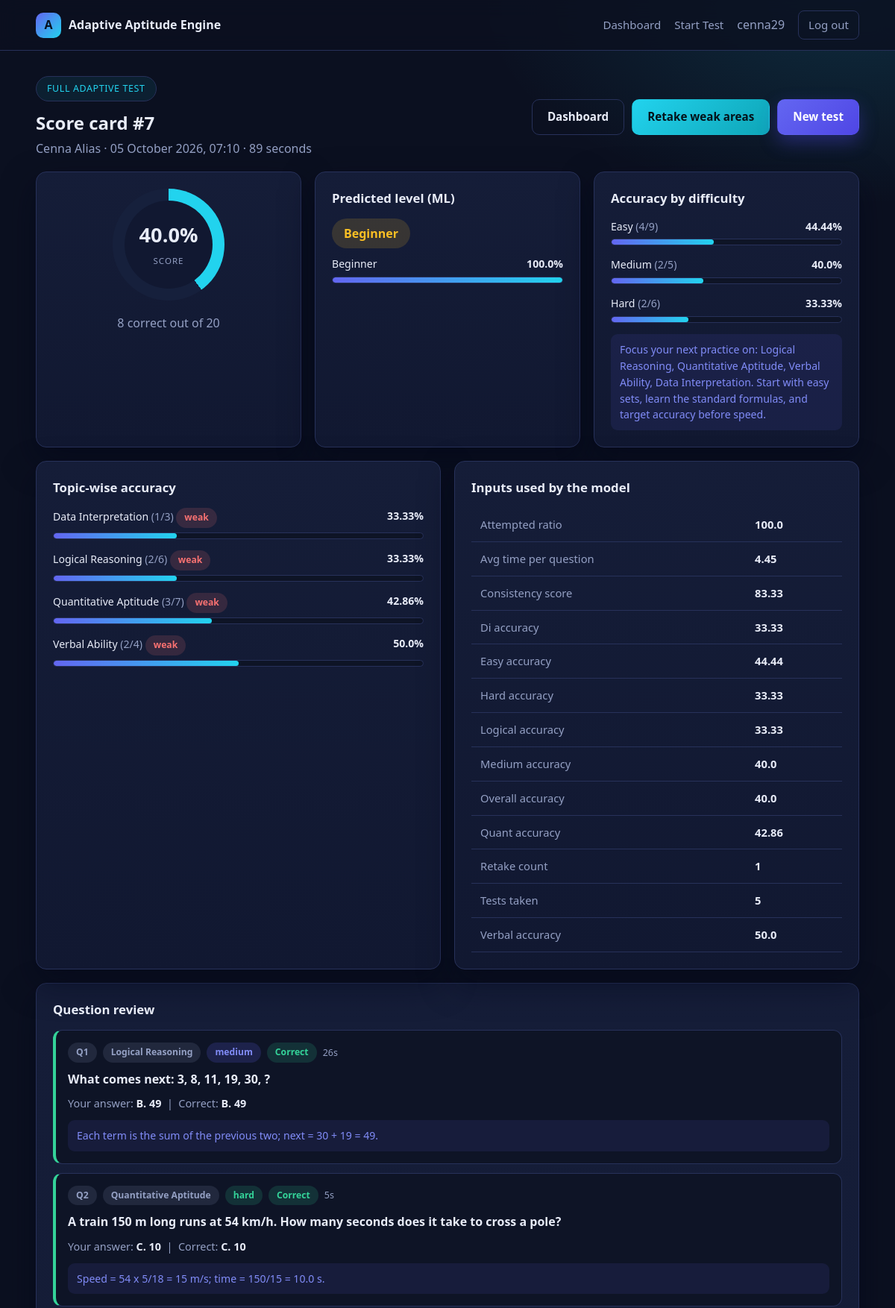
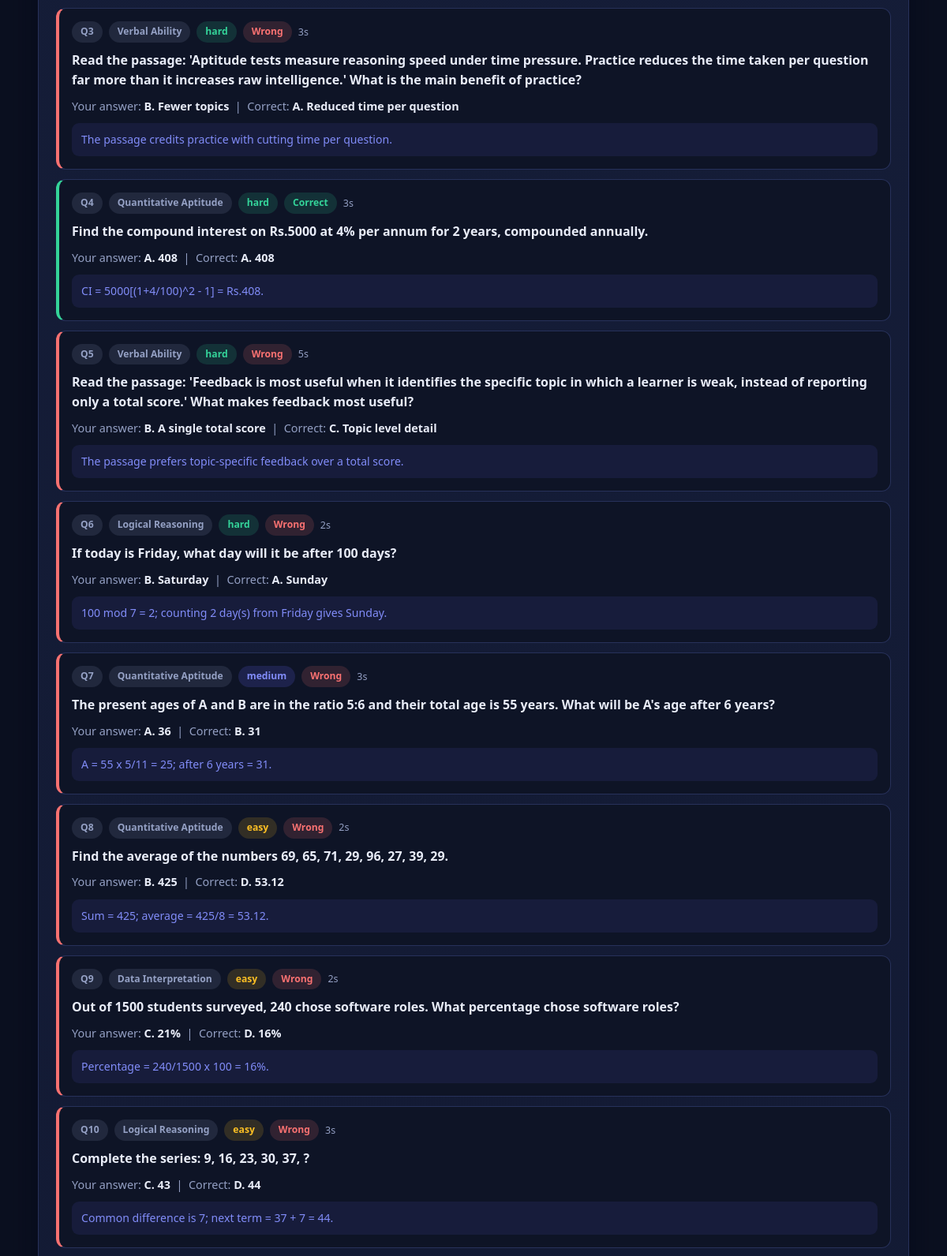
Page /report/7 (signed in, upper part) on the committed database (2 pictures, top to bottom).
### models.py (models this page shows, shortened)
class User(db.Model):
    __tablename__ = "users"
    id = db.Column(db.Integer, primary_key=True)
    username = db.Column(db.String(64), unique=True, nullable=False)
    email = db.Column(db.String(120), unique=True, nullable=False)
    full_name = db.Column(db.String(120))
    college = db.Column(db.String(160))
    password_hash = db.Column(db.String(255), nullable=False)
    is_admin = db.Column(db.Boolean, default=False, nullable=False)
    created_at = db.Column(db.DateTime, default=datetime.utcnow)
    attempts = db.relationship("TestAttempt", backref="user", lazy=True,
                               cascade="all, delete-orphan")
    @property
    def completed_attempts(self):
        return [a for a in self.attempts if a.completed]

class TestAttempt(db.Model):
    __tablename__ = "test_attempts"
    id = db.Column(db.Integer, primary_key=True)
    user_id = db.Column(db.Integer, db.ForeignKey("users.id"), nullable=False, index=True)
    mode = db.Column(db.String(20), default="full")        # full | retake
    focus_topics = db.Column(db.String(255))               # comma separated, retake mode
    total_questions = db.Column(db.Integer, default=0)
    correct_answers = db.Column(db.Integer, default=0)
    percentage = db.Column(db.Float, default=0.0)
    predicted_level = db.Column(db.String(20))
    level_confidence = db.Column(db.Float)
    time_taken = db.Column(db.Integer, default=0)          # seconds
    completed = db.Column(db.Boolean, default=False)
    started_at = db.Column(db.DateTime, default=datetime.utcnow)
    finished_at = db.Column(db.DateTime)
    answers = db.relationship("Answer", backref="attempt", lazy=True,
                              cascade="all, delete-orphan", order_by="Answer.sequence")
    def topic_breakdown(self):
        stats = {}
        for a in self.answers:
            s = stats.setdefault(a.topic, {"total": 0, "correct": 0})
            s["total"] += 1
            s["correct"] += 1 if a.is_correct else 0
        for s in stats.values():
            s["accuracy"] = round(s["correct"] * 100 / s["total"], 2) if s["total"] else 0.0
        return stats
    def difficulty_breakdown(self):
        stats = {}
        for a in self.answers:
            s = stats.setdefault(a.difficulty, {"total": 0, "correct": 0})
            s["total"] += 1
            s["correct"] += 1 if a.is_correct else 0
        for s in stats.values():
            s["accuracy"] = round(s["correct"] * 100 / s["total"], 2) if s["total"] else 0.0
        return stats
    def weak_topics(self, threshold=60.0):
        return [t for t, s in self.topic_breakdown().items() if s["accuracy"] < threshold]

class Answer(db.Model):
    __tablename__ = "answers"
    id = db.Column(db.Integer, primary_key=True)
    attempt_id = db.Column(db.Integer, db.ForeignKey("test_attempts.id"), nullable=False, index=True)
    question_id = db.Column(db.Integer, db.ForeignKey("questions.id"), nullable=False)
    sequence = db.Column(db.Integer, default=0)
    topic = db.Column(db.String(60))
    difficulty = db.Column(db.String(10))
    selected_option = db.Column(db.String(1))
    is_correct = db.Column(db.Boolean, default=False)
    seconds = db.Column(db.Integer, default=0)
    question = db.relationship("Question")

class Question(db.Model):
    __tablename__ = "questions"
    id = db.Column(db.Integer, primary_key=True)
    topic = db.Column(db.String(60), nullable=False, index=True)
    subtopic = db.Column(db.String(80))
    difficulty = db.Column(db.String(10), nullable=False, index=True)  # easy|medium|hard
    question = db.Column(db.Text, nullable=False)
    option_a = db.Column(db.String(255), nullable=False)
    option_b = db.Column(db.String(255), nullable=False)
    option_c = db.Column(db.String(255), nullable=False)
    option_d = db.Column(db.String(255), nullable=False)
    correct_option = db.Column(db.String(1), nullable=False)  # A|B|C|D
    explanation = db.Column(db.Text)
    active = db.Column(db.Boolean, default=True, nullable=False)
    def option_text(self, letter):
        return {"A": self.option_a, "B": self.option_b,
                "C": self.option_c, "D": self.option_d}.get(letter)

### app.py (the view)
@app.route("/report/<int:attempt_id>")
@login_required
def report(attempt_id):
    attempt = db.session.get(TestAttempt, attempt_id)
    u = current_user()
    if not attempt or not attempt.completed or (attempt.user_id != u.id and not u.is_admin):
        abort(404)
    owner = db.session.get(User, attempt.user_id)
    level, conf, feats, probs, src = predictor.predict_level(attempt, owner, app.config["MODEL_PATH"])
    weak = attempt.weak_topics(app.config["WEAK_TOPIC_THRESHOLD"])
    return render_template("report.html", attempt=attempt, topics=attempt.topic_breakdown(),
                           diffs=attempt.difficulty_breakdown(), weak=weak, level=level,
                           confidence=conf, probs=probs, features=feats, source=src,
                           advice=predictor.recommendation(level, weak),
                           metrics=predictor.load_metrics(app.config["METRICS_PATH"]))

### app.py (called while the page is built)
def current_user():
    uid = session.get("user_id")
    return db.session.get(User, uid) if uid else None

def login_required(view):
    @wraps(view)
    def wrapper(*a, **kw):
        if not current_user():
            flash("Please log in to continue.", "warning")
            return redirect(url_for("login"))
        return view(*a, **kw)
    return wrapper

@app.context_processor
def inject_globals():
    return {"user": current_user(), "year": datetime.utcnow().year}

### engine/predictor.py (called while the page is built, shortened)
def load_model(path):
    global _bundle
    if _bundle is None and os.path.exists(path):
        import joblib
        _bundle = joblib.load(path)
    return _bundle

def load_metrics(path):
    global _metrics
    if _metrics is None and os.path.exists(path):
        with open(path, encoding="utf-8") as f:
            _metrics = json.load(f)
    return _metrics or {}

def predict_level(attempt, user, model_path):
    feats = build_features(attempt, user)
    bundle = load_model(model_path)
    pct = feats["overall_accuracy"]
    label = "Advanced" if pct >= 75 else "Intermediate" if pct >= 50 else "Beginner"
    return label, 100.0, feats, {label: 100.0}, "rule-based fallback"

def recommendation(level, weak_topics):
    if not weak_topics:
        base = "No weak area detected. Move to a harder mixed paper to push your ceiling."
    else:
        base = "Focus your next practice on: " + ", ".join(weak_topics) + "."
    tips = {
        "Beginner": " Start with easy sets, learn the standard formulas, and target accuracy before speed.",
        "Intermediate": " Drill medium questions under a timer and revise shortcuts for weak topics.",
        "Advanced": " Attempt hard mixed papers with sectional time limits to hold accuracy under pressure.",
    }
    return base + tips.get(level, "")

### templates/report.html (shortened to what this page needs)
{% extends "base.html" %}
{% block body %}
<section class="page container">
  <div class="row-between mb">
    <div>
      <span class="pill" style="margin:0">{{ 'Weak-area retake' if attempt.mode == 'retake' else 'Full adaptive test' }}</span>
      <h1 style="margin:10px 0 0">Score card #{{ attempt.id }}</h1>
      <p class="muted" style="margin:4px 0 0">{{ attempt.user.full_name or attempt.user.username }} &middot;
        {{ (attempt.finished_at or attempt.started_at).strftime('%d %B %Y, %H:%M') }} &middot; {{ attempt.time_taken }} seconds</p>
    </div>
    {% if not user.is_admin %}
    <div style="display:flex;gap:10px;flex-wrap:wrap">
      <a class="btn btn-ghost" href="{{ url_for('dashboard') }}">Dashboard</a>
      {% if weak %}<a class="btn btn-accent" href="{{ url_for('test_retake', attempt_id=attempt.id) }}">Retake weak areas</a>{% endif %}
      <a class="btn btn-primary" href="{{ url_for('test_start') }}">New test</a>
    </div>
    {% endif %}
  </div>
  <div class="grid grid-3 mb">
    <div class="card" style="text-align:center">
      <div class="score-ring" style="--pct: {{ attempt.percentage }}">
        <div class="score-ring-inner"><div><b>{{ attempt.percentage }}%</b><small>SCORE</small></div></div>
      </div>
      <p class="muted mt">{{ attempt.correct_answers }} correct out of {{ attempt.total_questions }}</p>
    </div>
    <div class="card">
      <h3 class="card-title">Predicted level (ML)</h3>
      <p style="margin:0 0 10px"><span class="badge badge-{{ level|lower }}" style="font-size:1rem;padding:8px 16px">{{ level }}</span></p>
      {% for cls, p in probs|dictsort %}
        <div class="bar-row"><div class="bar-head"><span>{{ cls }}</span><b>{{ p }}%</b></div>
          <div class="bar"><span style="width: {{ p }}%"></span></div></div>
      {% endfor %}
    </div>
    <div class="card">
      <h3 class="card-title">Accuracy by difficulty</h3>
      {% for d in ['easy', 'medium', 'hard'] %}{% if diffs.get(d) %}
        <div class="bar-row">
          <div class="bar-head"><span>{{ d|capitalize }} <span class="muted">({{ diffs[d].correct }}/{{ diffs[d].total }})</span></span><b>{{ diffs[d].accuracy }}%</b></div>
          <div class="bar"><span style="width: {{ diffs[d].accuracy }}%"></span></div>
        </div>
      {% endif %}{% endfor %}
      <div class="explain">{{ advice }}</div>
    </div>
  </div>
  <div class="grid grid-2">
    <div class="card">
      <h3 class="card-title">Topic-wise accuracy</h3>
      {% for topic, s in topics|dictsort %}
        <div class="bar-row">
          <div class="bar-head"><span>{{ topic }} <span class="muted">({{ s.correct }}/{{ s.total }})</span>
            {% if topic in weak %}<span class="badge badge-danger">weak</span>{% endif %}</span><b>{{ s.accuracy }}%</b></div>
          <div class="bar"><span style="width: {{ s.accuracy }}%"></span></div>
        </div>
      {% endfor %}
    </div>
    <div class="card">
      <h3 class="card-title">Inputs used by the model</h3>
      <div class="table-wrap"><table><tbody>
        {% for k, v in features|dictsort %}<tr><td class="muted">{{ k.replace('_', ' ')|capitalize }}</td><td><b>{{ v }}</b></td></tr>{% endfor %}
      </tbody></table></div>
    </div>
  </div>
  <div class="card mt">
    <h3 class="card-title">Question review</h3>
    {% for a in attempt.answers %}
      <div class="review-item {{ 'correct' if a.is_correct else 'wrong' }}">
        <div class="review-meta">
          <span class="badge badge-muted">Q{{ a.sequence }}</span>
          <span class="badge badge-muted">{{ a.topic }}</span>
          <span class="badge badge-{{ a.difficulty }}">{{ a.difficulty }}</span>
          <span class="badge {{ 'badge-advanced' if a.is_correct else 'badge-danger' }}">{{ 'Correct' if a.is_correct else 'Wrong' }}</span>
          <span>{{ a.seconds }}s</span>
        </div>
        <div class="review-q">{{ a.question.question }}</div>
        <div class="review-ans">Your answer:
          <b>{% if a.selected_option %}{{ a.selected_option }}. {{ a.question.option_text(a.selected_option) }}{% else %}Not answered{% endif %}</b>
          &nbsp;|&nbsp; Correct: <b>{{ a.question.correct_option }}. {{ a.question.option_text(a.question.correct_option) }}</b></div>
        {% if a.question.explanation %}<div class="explain">{{ a.question.explanation }}</div>{% endif %}
      </div>
    {% endfor %}
  </div>
</section>
{% endblock %}

### templates/base.html (shortened to what this page needs)
<!doctype html>
<html lang="en">
<head>
  <link rel="stylesheet" href="{{ url_for('static', filename='css/style.css') }}">
</head>
<body>
<nav class="nav">
  <div class="container nav-inner">
    <a class="brand" href="{{ url_for('home') }}"><span class="brand-mark">A</span> Adaptive Aptitude Engine</a>
    <div class="nav-links">
      {% if user %}
        {% if user.is_admin %}
          <a href="{{ url_for('admin_dashboard') }}">Admin</a>
          <a href="{{ url_for('admin_questions') }}">Questions</a>
        {% else %}
          <a href="{{ url_for('dashboard') }}">Dashboard</a>
          <a href="{{ url_for('test_start') }}">Start Test</a>
        {% endif %}
        <span class="muted">{{ user.username }}</span>
        <a class="btn btn-ghost btn-sm" href="{{ url_for('logout') }}">Log out</a>
      {% else %}
        <a href="{{ url_for('login') }}">Login</a>
        <a href="{{ url_for('admin_login') }}">Admin</a>
        <a class="btn btn-primary btn-sm" href="{{ url_for('register') }}">Register</a>
      {% endif %}
    </div>
  </div>
</nav>
{% block body %}{% endblock %}
</body>
</html>

### rows in the picture
User: username "cenna29", user "Cenna Alias"
TestAttempt: mode "FULL ADAPTIVE TEST", id "7", finished_at "05 October 2026, 07:10", time_taken "89", percentage "40.0", correct_answers "8", total_questions "20"
Answer: difficulty "Medium", seconds "2", diffs "5", diffs "40.0"
Answer: topic "Data Interpretation", correct "1", total "3", shows "weak", accuracy "33.33", sequence "9", difficulty "easy", is_correct "Wrong", seconds "2", question.question "Out of 1500 students surveyed, 240 chose software roles. What percentage chose software roles?", selected_option "C", question.option_text "21%", question.correct_option "D", question.option_text "16%", question.explanation "Percentage = 240/1500 x 100 = 16%."
Answer: topic "Logical Reasoning", correct "2", total "6", shows "weak", accuracy "33.33", sequence "1", difficulty "medium", is_correct "Correct", seconds "26", question.question "What comes next: 3, 8, 11, 19, 30, ?", selected_option "B", question.option_text "49", question.correct_option "B", question.explanation "Each term is the sum of the previous two; next = 30 + 19 = 49."
Answer: topic "Quantitative Aptitude", correct "3", total "7", shows "weak", accuracy "42.86", sequence "2", difficulty "hard", is_correct "Correct", seconds "5", question.question "A train 150 m long runs at 54 km/h. How many seconds does it take to cross a pole?", selected_option "C", question.option_text "10", question.correct_option "C", question.explanation "Speed = 54 x 5/18 = 15 m/s; time = 150/15 = 10.0 s."
Answer: topic "Verbal Ability", correct "2", total "4", shows "weak", accuracy "50.0", sequence "3", difficulty "hard", is_correct "Wrong", seconds "3", question.question "Read the passage: 'Aptitude tests measure reasoning speed under time pressure. Practice reduces the time taken per question far more than it increases raw intelligence.' What is the main benefit of practice?", selected_option "B", question.option_text "Fewer topics", question.correct_option "A", question.option_text "Reduced time per question", question.explanation "The passage credits practice with cutting time per question."
Answer: sequence "4", topic "Quantitative Aptitude", difficulty "hard", is_correct "Correct", seconds "3", question.question "Find the compound interest on Rs.5000 at 4% per annum for 2 years, compounded annually.", selected_option "A", question.option_text "408", question.correct_option "A", question.explanation "CI = 5000[(1+4/100)^2 - 1] = Rs.408."
Answer: sequence "5", topic "Verbal Ability", difficulty "hard", is_correct "Wrong", seconds "5", question.question "Read the passage: 'Feedback is most useful when it identifies the specific topic in which a learner is weak, instead of reporting only a total score.' What makes feedback most useful?", selected_option "B", question.option_text "A single total score", question.correct_option "C", question.option_text "Topic level detail", question.explanation "The passage prefers topic-specific feedback over a total score."
Answer: sequence "6", topic "Logical Reasoning", difficulty "hard", is_correct "Wrong", seconds "2", question.question "If today is Friday, what day will it be after 100 days?", selected_option "B", question.option_text "Saturday", question.correct_option "A", question.option_text "Sunday", question.explanation "100 mod 7 = 2; counting 2 day(s) from Friday gives Sunday."
Answer: sequence "7", topic "Quantitative Aptitude", difficulty "medium", is_correct "Wrong", seconds "3", question.question "The present ages of A and B are in the ratio 5:6 and their total age is 55 years. What will be A's age after 6 years?", selected_option "A", question.option_text "36", question.correct_option "B", question.option_text "31", question.explanation "A = 55 x 5/11 = 25; after 6 years = 31."
Answer: sequence "8", topic "Quantitative Aptitude", difficulty "easy", is_correct "Wrong", seconds "2", question.question "Find the average of the numbers 69, 65, 71, 29, 96, 27, 39, 29.", selected_option "B", question.option_text "425", question.correct_option "D", question.option_text "53.12", question.explanation "Sum = 425; average = 425/8 = 53.12."
Answer: sequence "10", topic "Logical Reasoning", difficulty "easy", is_correct "Wrong", seconds "3", question.question "Complete the series: 9, 16, 23, 30, 37, ?", selected_option "C", question.option_text "43", question.correct_option "D", question.option_text "44", question.explanation "Common difference is 7; next term = 37 + 7 = 44."

### other values in the picture
{{ level }} "Beginner"
{{ cls }} "Beginner"
{{ p }} "100.0"
{{ d|capitalize }} "Easy" "Hard"
{{ diffs[d].correct }} "4" "2"
{{ diffs[d].total }} "9" "6"
{{ diffs[d].accuracy }} "44.44" "33.33"
{{ advice }} "Focus your next practice on: Logical Reasoning, Quantitative Aptitude, Verbal Ability, Data Interpretation. Start with easy sets, learn the standard formulas, and target accuracy before speed."
{{ k.replace('_', ' ')|capitalize }} "Attempted ratio" "Avg time per question" "Consistency score" "Di accuracy" "Easy accuracy" "Hard accuracy" "Logical accuracy" "Medium accuracy" "Overall accuracy" "Quant accuracy" "Retake count" "Tests taken" "Verbal accuracy"
{{ v }} "100.0" "4.45" "83.33" "33.33" "44.44" "33.33" "33.33" "40.0" "40.0" "42.86" "1" "5" "50.0"
